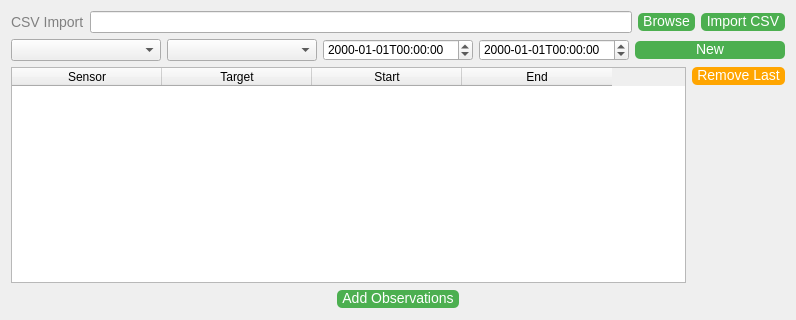
<?xml version="1.0" encoding="UTF-8"?>
<ui version="4.0">
 <class>observationsPanel</class>
 <widget class="QWidget" name="observationsPanel">
  <property name="geometry">
   <rect>
    <x>0</x>
    <y>0</y>
    <width>796</width>
    <height>320</height>
   </rect>
  </property>
  <property name="windowTitle">
   <string>Observations</string>
  </property>
  <property name="styleSheet">
   <string notr="true">QPushButton {
    background-color: #4CAF50;
    color:white;
    font-size:14px;
    border:none;
    border-radius:5px;
    padding-right: 5px;
    padding-left: 5px;
    padding-bottom: 2px;
}

QPushButton:hover {
    background-color: #45a049;
}

QPushButton:pressed {
    background-color: #367c39;
}

QLabel {
    font-size: 14px;
    color: gray;
}</string>
  </property>
  <layout class="QVBoxLayout" name="verticalLayout_2">
   <item>
    <layout class="QHBoxLayout" name="horizontalLayout_3">
     <item>
      <widget class="QLabel" name="label">
       <property name="text">
        <string>CSV Import</string>
       </property>
      </widget>
     </item>
     <item>
      <widget class="QLineEdit" name="importLineEdit"/>
     </item>
     <item>
      <widget class="QPushButton" name="browseButton">
       <property name="text">
        <string>Browse</string>
       </property>
      </widget>
     </item>
     <item>
      <widget class="QPushButton" name="importButton">
       <property name="text">
        <string>Import CSV</string>
       </property>
      </widget>
     </item>
    </layout>
   </item>
   <item>
    <layout class="QHBoxLayout" name="horizontalLayout">
     <item>
      <widget class="QComboBox" name="sensorComboBox"/>
     </item>
     <item>
      <widget class="QComboBox" name="targetComboBox"/>
     </item>
     <item>
      <widget class="QDateTimeEdit" name="startDateTimeEdit">
       <property name="displayFormat">
        <string>yyyy-MM-ddTHH:mm:ss</string>
       </property>
       <property name="timeSpec">
        <enum>Qt::UTC</enum>
       </property>
      </widget>
     </item>
     <item>
      <widget class="QDateTimeEdit" name="endDateTimeEdit">
       <property name="displayFormat">
        <string>yyyy-MM-ddTHH:mm:ss</string>
       </property>
       <property name="timeSpec">
        <enum>Qt::UTC</enum>
       </property>
      </widget>
     </item>
     <item>
      <widget class="QPushButton" name="newButton">
       <property name="text">
        <string>New</string>
       </property>
      </widget>
     </item>
    </layout>
   </item>
   <item>
    <layout class="QHBoxLayout" name="horizontalLayout_2">
     <item>
      <widget class="QTableWidget" name="tableWidget">
       <attribute name="horizontalHeaderDefaultSectionSize">
        <number>150</number>
       </attribute>
       <column>
        <property name="text">
         <string>Sensor</string>
        </property>
       </column>
       <column>
        <property name="text">
         <string>Target</string>
        </property>
       </column>
       <column>
        <property name="text">
         <string>Start</string>
        </property>
       </column>
       <column>
        <property name="text">
         <string>End</string>
        </property>
       </column>
      </widget>
     </item>
     <item>
      <layout class="QVBoxLayout" name="verticalLayout">
       <item>
        <widget class="QPushButton" name="removeButton">
         <property name="styleSheet">
          <string notr="true">QPushButton {
    background-color: orange;
    color:white;
    font-size:14px;
    border:none;
    border-radius:5px;
    padding-right: 5px;
    padding-left: 5px;
    padding-bottom: 2px;
}

</string>
         </property>
         <property name="text">
          <string>Remove Last</string>
         </property>
        </widget>
       </item>
       <item>
        <spacer name="verticalSpacer">
         <property name="orientation">
          <enum>Qt::Vertical</enum>
         </property>
         <property name="sizeHint" stdset="0">
          <size>
           <width>20</width>
           <height>40</height>
          </size>
         </property>
        </spacer>
       </item>
      </layout>
     </item>
    </layout>
   </item>
   <item>
    <layout class="QHBoxLayout" name="horizontalLayout_4">
     <item>
      <spacer name="horizontalSpacer">
       <property name="orientation">
        <enum>Qt::Horizontal</enum>
       </property>
       <property name="sizeHint" stdset="0">
        <size>
         <width>40</width>
         <height>20</height>
        </size>
       </property>
      </spacer>
     </item>
     <item>
      <widget class="QPushButton" name="addButton">
       <property name="text">
        <string>Add Observations</string>
       </property>
      </widget>
     </item>
     <item>
      <spacer name="horizontalSpacer_2">
       <property name="orientation">
        <enum>Qt::Horizontal</enum>
       </property>
       <property name="sizeHint" stdset="0">
        <size>
         <width>40</width>
         <height>20</height>
        </size>
       </property>
      </spacer>
     </item>
    </layout>
   </item>
  </layout>
 </widget>
 <resources/>
 <connections/>
</ui>
